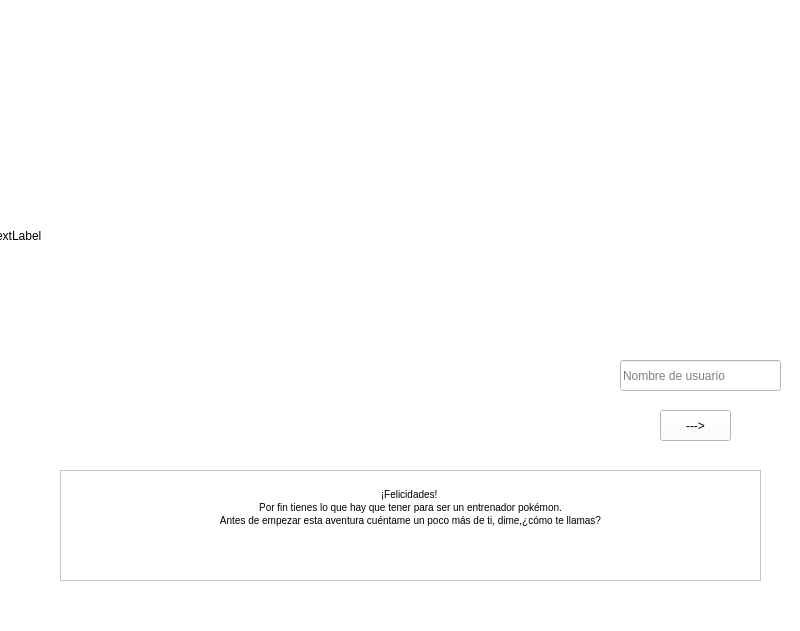
<?xml version="1.0" encoding="UTF-8"?>
<ui version="4.0">
 <class>pers</class>
 <widget class="QMainWindow" name="pers">
  <property name="geometry">
   <rect>
    <x>0</x>
    <y>0</y>
    <width>800</width>
    <height>631</height>
   </rect>
  </property>
  <property name="windowTitle">
   <string>MainWindow</string>
  </property>
  <property name="styleSheet">
   <string notr="true">background-color: rgb(255, 255, 255);</string>
  </property>
  <widget class="QWidget" name="centralwidget">
   <widget class="QLabel" name="fondo">
    <property name="geometry">
     <rect>
      <x>-10</x>
      <y>0</y>
      <width>811</width>
      <height>471</height>
     </rect>
    </property>
    <property name="styleSheet">
     <string notr="true">border-image: url(:/files/fondos/bibli.png);</string>
    </property>
    <property name="text">
     <string>TextLabel</string>
    </property>
   </widget>
   <widget class="QLabel" name="profe">
    <property name="geometry">
     <rect>
      <x>210</x>
      <y>160</y>
      <width>371</width>
      <height>311</height>
     </rect>
    </property>
    <property name="styleSheet">
     <string notr="true">border-image: url(:/files/personajes/profebivli.png);
background:transparent;
</string>
    </property>
    <property name="text">
     <string/>
    </property>
   </widget>
   <widget class="QTextBrowser" name="texto">
    <property name="enabled">
     <bool>true</bool>
    </property>
    <property name="geometry">
     <rect>
      <x>60</x>
      <y>470</y>
      <width>701</width>
      <height>111</height>
     </rect>
    </property>
    <property name="mouseTracking">
     <bool>false</bool>
    </property>
    <property name="styleSheet">
     <string notr="true">
border-color: rgb(255, 255, 255);
</string>
    </property>
    <property name="html">
     <string>&lt;!DOCTYPE HTML PUBLIC &quot;-//W3C//DTD HTML 4.0//EN&quot; &quot;http://www.w3.org/TR/REC-html40/strict.dtd&quot;&gt;
&lt;html&gt;&lt;head&gt;&lt;meta name=&quot;qrichtext&quot; content=&quot;1&quot; /&gt;&lt;style type=&quot;text/css&quot;&gt;
p, li { white-space: pre-wrap; }
&lt;/style&gt;&lt;/head&gt;&lt;body style=&quot; font-family:'MS Shell Dlg 2'; font-size:7.8pt; font-weight:400; font-style:normal;&quot;&gt;
&lt;p align=&quot;center&quot; style=&quot;-qt-paragraph-type:empty; margin-top:0px; margin-bottom:0px; margin-left:0px; margin-right:0px; -qt-block-indent:0; text-indent:0px;&quot;&gt;&lt;br /&gt;&lt;/p&gt;
&lt;p align=&quot;center&quot; style=&quot; margin-top:0px; margin-bottom:0px; margin-left:0px; margin-right:0px; -qt-block-indent:0; text-indent:0px;&quot;&gt;¡Felicidades! &lt;/p&gt;
&lt;p align=&quot;center&quot; style=&quot; margin-top:0px; margin-bottom:0px; margin-left:0px; margin-right:0px; -qt-block-indent:0; text-indent:0px;&quot;&gt;Por fin tienes lo que hay que tener para ser un entrenador pokémon.&lt;/p&gt;
&lt;p align=&quot;center&quot; style=&quot; margin-top:0px; margin-bottom:0px; margin-left:0px; margin-right:0px; -qt-block-indent:0; text-indent:0px;&quot;&gt;Antes de empezar esta aventura cuéntame un poco más de ti, dime,¿cómo te llamas?&lt;/p&gt;&lt;/body&gt;&lt;/html&gt;</string>
    </property>
   </widget>
   <widget class="QPushButton" name="siguiente">
    <property name="geometry">
     <rect>
      <x>660</x>
      <y>410</y>
      <width>71</width>
      <height>31</height>
     </rect>
    </property>
    <property name="text">
     <string>---&gt;</string>
    </property>
   </widget>
   <widget class="QLineEdit" name="nombre">
    <property name="geometry">
     <rect>
      <x>620</x>
      <y>360</y>
      <width>161</width>
      <height>31</height>
     </rect>
    </property>
    <property name="placeholderText">
     <string>Nombre de usuario</string>
    </property>
   </widget>
   <widget class="QLabel" name="cuadro">
    <property name="geometry">
     <rect>
      <x>20</x>
      <y>470</y>
      <width>781</width>
      <height>111</height>
     </rect>
    </property>
    <property name="styleSheet">
     <string notr="true">border-image: url(:/files/frame.png);
background:transparent;</string>
    </property>
    <property name="text">
     <string/>
    </property>
   </widget>
  </widget>
  <widget class="QMenuBar" name="menubar">
   <property name="geometry">
    <rect>
     <x>0</x>
     <y>0</y>
     <width>800</width>
     <height>25</height>
    </rect>
   </property>
  </widget>
  <widget class="QStatusBar" name="statusbar"/>
 </widget>
 <resources/>
 <connections/>
</ui>
